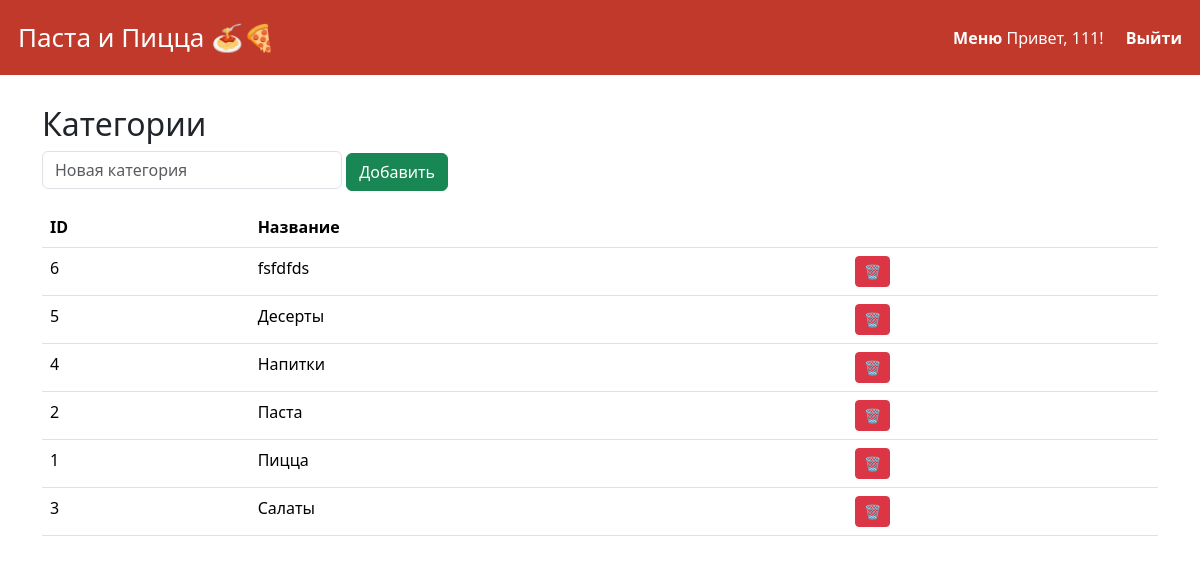
The app's page /admin/manage_categories (signed in), older data.
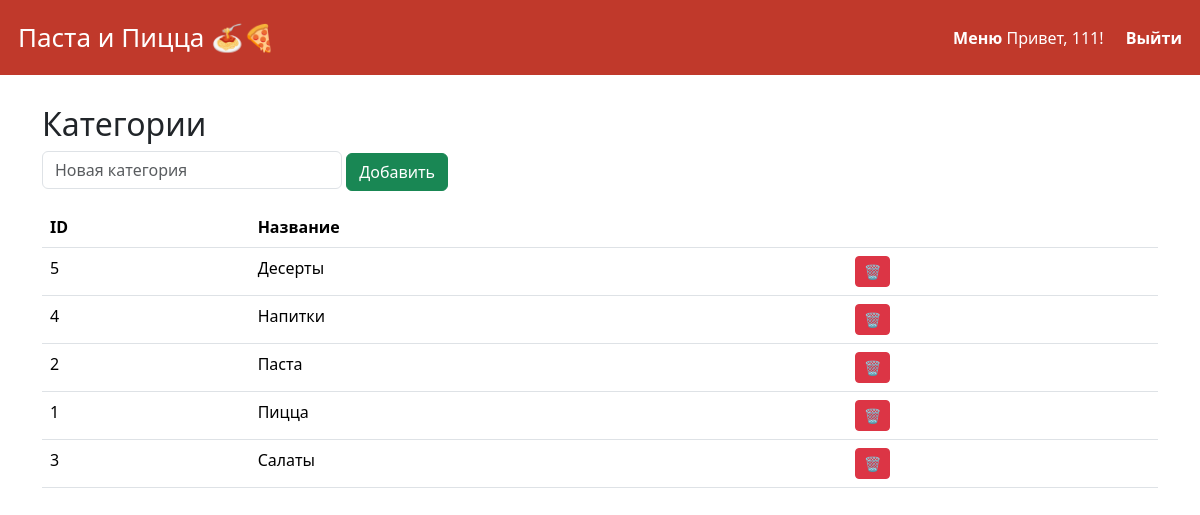
The same page, newer data.
### tables this page shows
CREATE TABLE categories (
    id INTEGER PRIMARY KEY AUTOINCREMENT,
    name TEXT NOT NULL
);

### app.py (the view)
    def wrap(*args, **kwargs):
        if not session.get("is_admin"):
            flash("Только для админа!")
            return redirect(url_for("login"))
        return f(*args, **kwargs)

### app.py (called while the page is built)
@app.before_request
def before_request():
    get_db()

@app.teardown_appcontext
def teardown_db(exception):
    close_db()

def get_categories():
    cats = query_db("SELECT id, name FROM categories ORDER BY name")
    return [dict(row) for row in cats]

def admin_required(f):
    def wrap(*args, **kwargs):
        if not session.get("is_admin"):
            flash("Только для админа!")
            return redirect(url_for("login"))
        return f(*args, **kwargs)
    wrap.__name__ = f.__name__
    return wrap

@app.route('/admin/manage_categories')
@admin_required
def admin_manage_categories():
    categories = get_categories()
    return render_template('admin/manage_categories.html', categories=categories)

### database.py (called while the page is built)
def get_db():
    if 'db' not in g:
        conn = sqlite3.connect(DB_PATH)
        conn.row_factory = sqlite3.Row
        g.db = conn
    return g.db

def query_db(query, args=(), one=False):
    cur = get_db().execute(query, args)
    rv = cur.fetchall()
    cur.close()
    return (rv[0] if rv else None) if one else rv

### templates/admin/manage_categories.html
{% extends "base.html" %}
{% block content %}
<h2>Категории</h2>
<form method="post" action="{{ url_for('admin_add_category') }}" class="mb-3">
    <input class="form-control d-inline-block" style="width:300px;" type="text" name="name" placeholder="Новая категория" required>
    <button class="btn btn-success">Добавить</button>
</form>
<table class="table">
    <tr><th>ID</th><th>Название</th><th></th></tr>
    {% for cat in categories %}
    <tr>
        <td>{{ cat["id"] }}</td>
        <td>{{ cat["name"] }}</td>
        <td>
            <form method="post" action="{{ url_for('admin_delete_category', cat_id=cat["id"]) }}" style="display:inline;">
                <button class="btn btn-danger btn-sm" onclick="return confirm('Удалить категорию?')">🗑️</button>
            </form>
        </td>
    </tr>
    {% endfor %}
</table>
{% endblock %}

Row changes from the older to the newer data that the page shows:
removed categories: id "6", name "fsfdfds"
